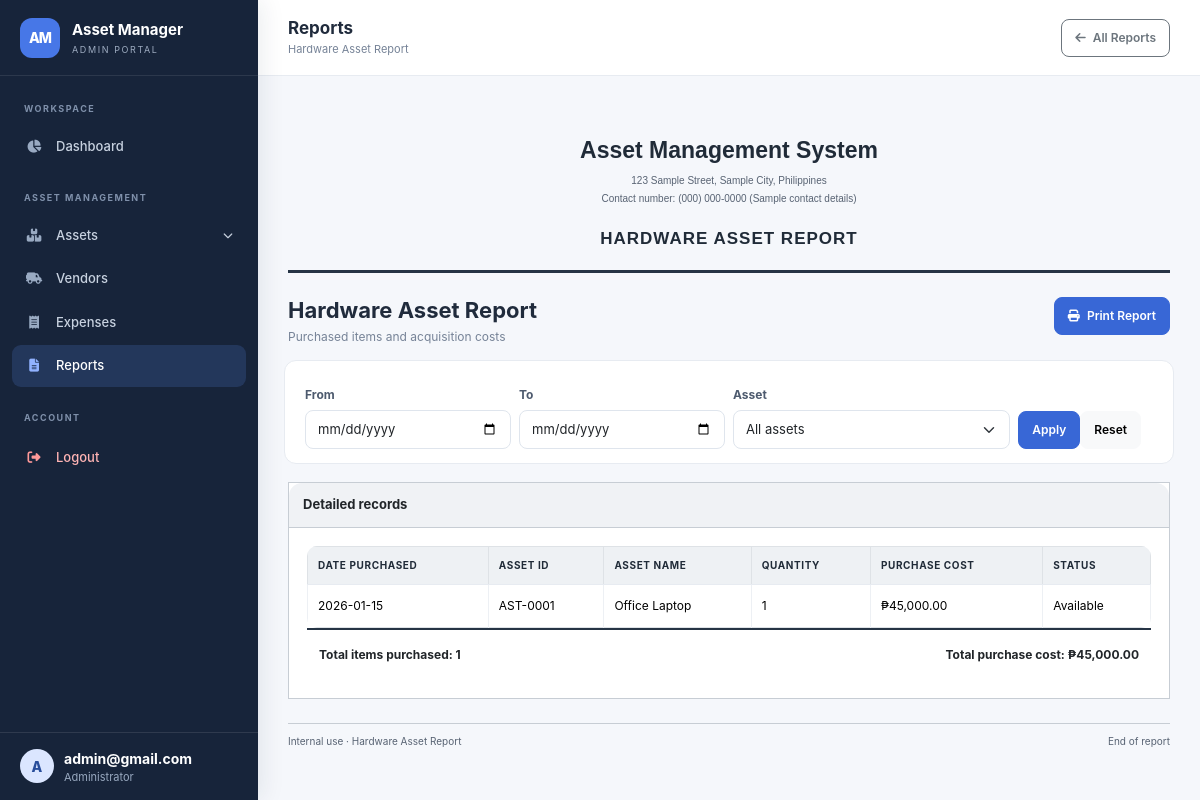
The page /reports/assets.php (signed in) on the database its author committed.
### tables this page shows
CREATE TABLE IF NOT EXISTS assets (
    id INT AUTO_INCREMENT PRIMARY KEY,
    asset_code VARCHAR(50) NOT NULL UNIQUE,
    name VARCHAR(150) NOT NULL,
    category_id INT NULL,
    sub_category_id INT NULL,
    brand_id INT NULL,
    model_number VARCHAR(100) NULL,
    serial_number VARCHAR(100) NULL,
    purchase_date DATE NOT NULL,
    purchase_cost DECIMAL(12, 2) NOT NULL DEFAULT 0,
    vendor_id INT NULL,
    invoice_number VARCHAR(100) NULL,
    warranty_months INT NOT NULL DEFAULT 0,
    warranty_expiry DATE NULL,
    department_id INT NULL,
    location_id INT NULL,
    condition_status ENUM('New', 'Good', 'Fair', 'Poor', 'Damaged') NOT NULL DEFAULT 'New',
    description TEXT NULL,
    photo VARCHAR(255) NULL,
    depreciation_enabled TINYINT(1) NOT NULL DEFAULT 0,
    depreciation_method ENUM('Straight Line', 'Written Down Value') NOT NULL DEFAULT 'Straight Line',
    useful_life_years DECIMAL(6, 2) NOT NULL DEFAULT 0,
    salvage_value DECIMAL(12, 2) NOT NULL DEFAULT 0,
    wdv_rate DECIMAL(5, 2) NOT NULL DEFAULT 20,
    status ENUM('Available', 'Assigned', 'Under Maintenance', 'Disposed') NOT NULL DEFAULT 'Available',
    current_holder VARCHAR(150) NULL,
    holder_mobile VARCHAR(30) NULL,
    holder_department_id INT NULL,
    maintenance_previous_status ENUM('Available', 'Assigned') NULL,
    created_at TIMESTAMP DEFAULT CURRENT_TIMESTAMP,
    updated_at TIMESTAMP DEFAULT CURRENT_TIMESTAMP ON UPDATE CURRENT_TIMESTAMP,
    FOREIGN KEY (category_id) REFERENCES categories (id) ON DELETE SET NULL,
    FOREIGN KEY (sub_category_id) REFERENCES sub_categories (id) ON DELETE SET NULL,
    FOREIGN KEY (brand_id) REFERENCES brands (id) ON DELETE SET NULL,
    FOREIGN KEY (vendor_id) REFERENCES vendors (id) ON DELETE SET NULL,
    FOREIGN KEY (department_id) REFERENCES departments (id) ON DELETE SET NULL,
    FOREIGN KEY (location_id) REFERENCES locations (id) ON DELETE SET NULL,
    FOREIGN KEY (holder_department_id) REFERENCES departments (id) ON DELETE SET NULL,
    INDEX idx_assets_status (status),
    INDEX idx_assets_purchase (purchase_date),
    INDEX idx_assets_warranty (warranty_expiry),
    INDEX idx_assets_holder (current_holder),
    INDEX idx_assets_code (asset_code)
);

### reports/assets.php (called while the page is built)
<?php
$reportType = 'assets';
require __DIR__ . '/view.php';

### config/functions.php (called while the page is built, shortened)
<?php
function e(mixed $value): string {
    return htmlspecialchars((string) ($value ?? ''), ENT_QUOTES | ENT_SUBSTITUTE, 'UTF-8');
}
function money(mixed $amount): string {
    return '₱' . number_format((float) $amount, 2);
}

### reports/view.php (the view, shortened to what this page needs)
<?php
require_once __DIR__ . '/../includes/auth.php';
$type = $reportType ?? 'assets';
$meta = [
    'assets' => ['Hardware Asset Report', 'Purchased items and acquisition costs'],
    'depreciation' => ['Depreciation Report', 'Asset value and depreciation calculations'],
    'assignments' => ['Assignment Report', 'Asset assignment history'],
    'returns' => ['Return Report', 'Asset return history'],
    'transfers' => ['Transfer Report', 'Asset transfer history'],
    'maintenance' => ['Maintenance Report', 'Maintenance records and service dates'],
    'vendors' => ['Vendor Report', 'Registered supplier and service provider details'],
    'expenses' => ['Expense Report', 'Asset-related expenses'],
];
$title = $meta[$type][0];
$subtitle = $meta[$type][1];
$from = $_GET['from'] ?? '';
$to = $_GET['to'] ?? '';
$headers = [];
$rows = [];
$params = [];
if ($type === 'assets') {
    $where = '1=1';
    $stmt = $pdo->prepare(
        "SELECT a.asset_code,a.name,a.purchase_date,a.purchase_cost,a.status FROM assets a WHERE {$where} ORDER BY a.purchase_date DESC,a.asset_code"
    );
    $stmt->execute($params);
    $records = $stmt->fetchAll();
    $headers = [
        'Date Purchased',
        'Asset ID',
        'Asset Name',
        'Quantity',
        'Purchase Cost',
        'Status'
    ];
    foreach ($records as $r)
        $rows[] = [
            $r['purchase_date'],
            $r['asset_code'],
            $r['name'],
            '1',
            money($r['purchase_cost']),
            $r['status']
        ];
}
$categories = fetchOptions($pdo, 'categories');
$departments = fetchOptions($pdo, 'departments');
$totalRows = count($rows);
include __DIR__ . '/../includes/header.php';
include __DIR__ . '/../includes/sidebar.php';
?>
<main class="main-area">
    <header class="topbar no-print">
        <div class="d-flex align-items-center gap-3">
            <div>
                <h2 class="topbar-title">Reports</h2>
                <div class="topbar-subtitle"><?= e($title) ?></div>
            </div>
        </div>
        <a class="btn btn-outline-secondary" href="index.php"><i class="fa-solid fa-arrow-left me-1"></i> All Reports</a>
    </header>
    <div class="content-wrap business-report">
        <div class="report-print-header">
            <h2>Asset Management System</h2>
            <p class="company-contact">123 Sample Street, Sample City, Philippines<br>Contact number: (000) 000-0000 <span class="sample-contact-note">(Sample contact details)</span></p>
            <h3 class="report-document-title"><?= e($title) ?></h3>
        </div>
        <div class="page-heading no-print">
            <div>
                <h1><?= e($title) ?></h1>
                <p><?= e($subtitle) ?></p>
            </div>
            <button class="btn btn-primary" onclick="window.print()"><i class="fa-solid fa-print me-1"></i> Print Report</button>
        </div>
        <form method="get" class="filter-panel row g-2 align-items-end no-print">
            <?php if ($type === 'depreciation'): ?>
                <div class="col-sm-3">
                    <label class="form-label">Year</label>
                    <input type="number" class="form-control" name="year" min="2000" max="2100" value="<?= e($_GET['year'] ?? date('Y')) ?>">
                </div>
                <div class="col-sm-3">
                    <label class="form-label">Category</label>
                    <select class="form-select" name="category_id">
                        <option value="0">All categories</option>
                        <?php foreach ($categories as $c): ?>
                            <option value="<?= $c['id'] ?>"<?= selected($_GET['category_id'] ?? 0, $c['id']) ?>><?= e($c['name']) ?></option>
                        <?php endforeach; ?>
                    </select>
                </div>
                <div class="col-sm-3">
                    <label class="form-label">Department</label>
                    <select class="form-select" name="department_id">
                        <option value="0">All departments</option>
                        <?php foreach ($departments as $d): ?>
                            <option value="<?= $d['id'] ?>"<?= selected($_GET['department_id'] ?? 0, $d['id']) ?>><?= e($d['name']) ?></option>
                        <?php endforeach; ?>
                    </select>
                </div>
                <div class="col-sm-3">
                    <label class="form-label">Method</label>
                    <select class="form-select" name="method">
                        <option value="all">All methods</option>
                        <option<?= selected($_GET['method'] ?? 'all', 'Straight Line') ?>>Straight Line</option>
                        <option<?= selected($_GET['method'] ?? 'all', 'Written Down Value') ?>>Written Down Value</option>
                    </select>
                </div>
                <div class="col-sm-3">
                    <label class="form-label">Status</label>
                    <select class="form-select" name="status">
                        <option value="all">All statuses</option>
                        <?php foreach (['Available', 'Assigned', 'Under Maintenance', 'Disposed'] as $s): ?>
                            <option<?= selected($_GET['status'] ?? 'all', $s) ?>><?= $s ?></option>
                        <?php endforeach; ?>
                    </select>
                </div>
            <?php else: ?>
                <div class="col-sm-3">
                    <label class="form-label">From</label>
                    <input type="date" class="form-control" name="from" value="<?= e($from) ?>">
                </div>
                <div class="col-sm-3">
                    <label class="form-label">To</label>
                    <input type="date" class="form-control" name="to" value="<?= e($to) ?>">
                </div>
                <?php if ($type === 'assets'): ?>
                    <div class="col-sm-4">
                        <label class="form-label">Asset</label>
                        <select class="form-select" name="asset_id">
                            <option value="0">All assets</option>
                        </select>
                    </div>
                <?php endif; ?>
            <?php endif; ?>
            <div class="col-auto">
                <button class="btn btn-primary">Apply</button><a class="btn btn-light" href="<?= e(basename($_SERVER['PHP_SELF'])) ?>">Reset</a>
            </div>
        </form>
        <div class="card report-register">
            <div class="card-header d-flex justify-content-between align-items-center">
                <h3 class="card-title-sm">Detailed records</h3>
            </div>
            <div class="card-body">
                <div class="table-responsive">
                    <table class="table table-bordered mb-0">
                        <thead>
                            <tr>
                                <?php foreach ($headers as $h): ?>
                                    <th scope="col"><?= e($h) ?></th>
                                <?php endforeach; ?>
                            </tr>
                        </thead>
                        <tbody>
                            <?php foreach ($rows as $row): ?>
                                <tr>
                                    <?php foreach ($row as $cell): ?>
                                        <td><?= e($cell) ?></td>
                                    <?php endforeach; ?>
                                </tr>
                            <?php endforeach; ?>
                        </tbody>
                    </table>
                </div>
                <?php if ($type === 'assets'): ?>
                    <div class="report-purchase-total">
                        <strong>Total items purchased: <?= number_format($totalRows) ?></strong>
                        <strong>Total purchase cost: <?= money(array_sum(array_column($records, 'purchase_cost'))) ?></strong>
                    </div>
                <?php endif; ?>
            </div>
        </div>
        <div class="report-document-footer"><span>Internal use · <?= e($title) ?></span><span>End of report</span></div>
    </div>
</main>
<?php include __DIR__ . '/../includes/footer.php'; ?>

### assets/css/style.css (style rules this page uses)
:root { --navy: #17243a; --navy-2: #223450; --blue: #3867d6; --blue-soft: #edf3ff; --ink: #202b3c; --muted: #768397; --line: #e7ebf1; --canvas: #f5f7fb; --sidebar: 258px; }
* { box-sizing: border-box; }
body { margin: 0; background: var(--canvas); color: var(--ink); font-family: Inter, ui-sans-serif, system-ui, -apple-system, "Segoe UI", sans-serif; font-size: 14px; }
.main-area { min-height: 100vh; }
.topbar { height: 76px; background: #fff; border-bottom: 1px solid var(--line); display: flex; align-items: center; justify-content: space-between; padding: 0 30px; position: sticky; top: 0; z-index: 100; }
.topbar-title { font-size: 17px; font-weight: 700; margin: 0; }
.topbar-subtitle { font-size: 11px; color: var(--muted); margin-top: 3px; }
.content-wrap { padding: 26px 30px 36px; max-width: 1680px; margin: 0 auto; }
.page-heading { display: flex; align-items: flex-start; justify-content: space-between; gap: 15px; margin-bottom: 22px; }
.page-heading h1 { font-size: 22px; font-weight: 750; margin: 0; }
.page-heading p { margin: 5px 0 0; color: var(--muted); font-size: 12px; }
.card { border: 1px solid var(--line); border-radius: 13px; box-shadow: 0 3px 14px rgba(29, 46, 73, 0.035); }
.card-header { background: #fff; border-bottom: 1px solid var(--line); padding: 15px 18px; border-radius: 13px 13px 0 0 !important; }
.card-body { padding: 18px; }
.card-title-sm { font-size: 13px; font-weight: 700; margin: 0; }
.btn { border-radius: 8px; font-size: 12px; font-weight: 600; padding: 9px 13px; }
.btn-primary { background: var(--blue); border-color: var(--blue); }
.form-control, .form-select { border-color: #dfe5ed; border-radius: 8px; min-height: 39px; font-size: 13px; }
.form-label { font-size: 12px; font-weight: 650; color: #4d5a6e; margin-bottom: 6px; }
.table { font-size: 12px; vertical-align: middle; }
.table thead th { background: #f8fafd; color: #718096; font-size: 10px; text-transform: uppercase; letter-spacing: 0.6px; font-weight: 750; border-bottom: 1px solid var(--line); white-space: nowrap; }
.table td { padding: 12px 10px; border-color: #edf0f4; }
.table th { padding: 11px 10px; }
.table-responsive { border-radius: 10px; }
.filter-panel { background: #fff; border: 1px solid var(--line); border-radius: 12px; padding: 14px 16px; margin-bottom: 18px; }
.report-print-header { display: none; }
.business-report .report-print-header { display: block; border-bottom: 3px solid #263445; padding: 24px 0 20px; margin-bottom: 24px; color: #202b38; }
.business-report .report-print-header { text-align: center; font-family: Arial, sans-serif; break-inside: avoid; }
.business-report .report-print-header .company-contact { font-size: 10px; font-weight: 400; line-height: 1.8; margin: 0 0 20px; }
.business-report .report-print-header .report-document-title { font-size: 17px; font-weight: 700; line-height: 1.3; text-transform: uppercase; letter-spacing: 1px; margin: 0; }
.sample-contact-note { font-size: 10px; }
.report-purchase-total { display: flex; justify-content: space-between; gap: 20px; padding: 16px 12px; border-top: 2px solid #263445; font-size: 12px; break-inside: avoid; }
.business-report .report-document-footer { margin-top: 24px; }
.business-report .report-print-header h2 { font-size: 23px; font-weight: 700; line-height: 1.3; margin: 10px 0 6px; }
.business-report .report-print-header p { color: #586373; margin: 0 0 22px; }
.business-report .report-register { border: 1px solid #c7cdd4; border-radius: 0; box-shadow: none; }
.report-register .card-header { background: #f0f2f5; border-bottom: 1px solid #c7cdd4; padding: 14px; }
.report-register .table th { background: #eef1f4; color: #202b38; font-weight: 700; }
.report-register .table td { vertical-align: top; }
.report-document-footer { display: flex; justify-content: space-between; gap: 16px; border-top: 1px solid #c7cdd4; padding-top: 10px; font-size: 10px; color: #586373; }

### rows shown on the page
assets: purchase_date "2026-01-15", asset_code "AST-0001", name "Office Laptop", cell "1", cell "₱45,000.00", status "Available"

### other values the page prints
$_SESSION['admin_username'] "admin@gmail.com"
$title "Hardware Asset Report"
$title "HARDWARE ASSET REPORT"
$subtitle "Purchased items and acquisition costs"
$h "DATE PURCHASED"
$h "ASSET ID"
$h "ASSET NAME"
$h "QUANTITY"
$h "PURCHASE COST"
$h "STATUS"
$totalRows "1"
money(array_sum(array_column($records, 'purchase_cost'))) "₱45,000.00"
